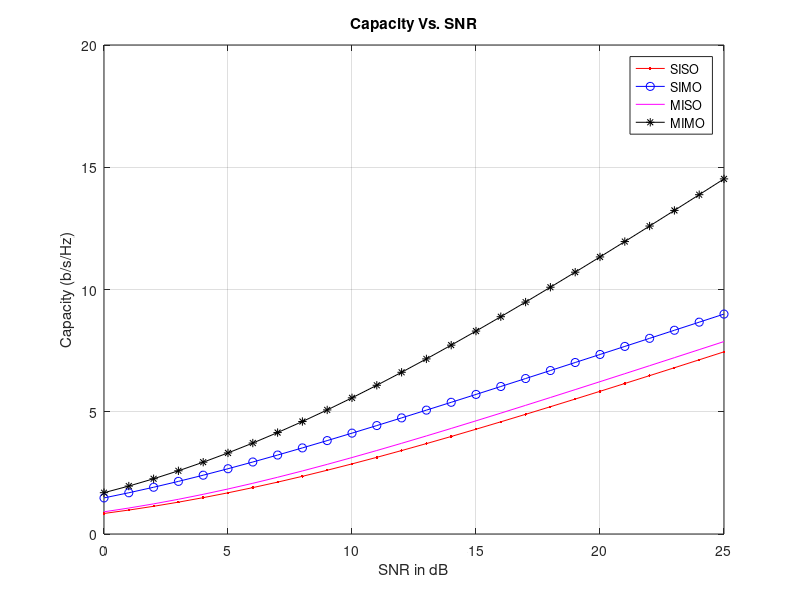

Write MATLAB code to recreate this figure.
clc;
close all;
clear all;
mT = 2;
mR = 2;
ITER = 1000;
SNRdB = [0:25];
SNR = 10.^(SNRdB/10);
C_SISO = zeros(1,length(SNR));
C_SIMO = zeros(1,length(SNR));
C_MISO = zeros(1,length(SNR));
C_MIMO = zeros(1,length(SNR));
for ite = 1:ITER
    h_SISO = (randn +j*randn)/sqrt(2);
    h_SIMO = (randn(mR,1)+j*randn(mR,1))/sqrt(2);
    h_MISO = (randn(1,mT)+j*randn(1,mT))/sqrt(2);
    h_MIMO = (randn(mR,mT)+j*randn(mR,mT))/sqrt(2);
    for K = 1:length(SNR)
        C_SISO(K) = C_SISO(K) + log2(1+ SNR(K)*norm(h_SISO)^2);
        C_SIMO(K) = C_SIMO(K) + log2(1+ SNR(K)*norm(h_SIMO)^2);
        C_MISO(K) = C_MISO(K) + log2(1+ SNR(K)*norm(h_MISO)^2/mT);
        C_MIMO(K) = C_MIMO(K) + log2(abs(det(eye(mR)+SNR(K)*h_MIMO*h_MIMO'/mT)));
    end
end
C_SISO = C_SISO/ITER;
C_SIMO = C_SIMO/ITER;
C_MISO = C_MISO/ITER;
C_MIMO = C_MIMO/ITER;
plot(SNRdB,C_SISO,'r - .',SNRdB,C_SIMO,'b - o',SNRdB,C_MISO,'m',SNRdB,C_MIMO,'k - *')
legend('SISO','SIMO','MISO','MIMO')
xlabel('SNR in dB')
ylabel('Capacity (b/s/Hz)')
title('Capacity Vs. SNR')
grid;